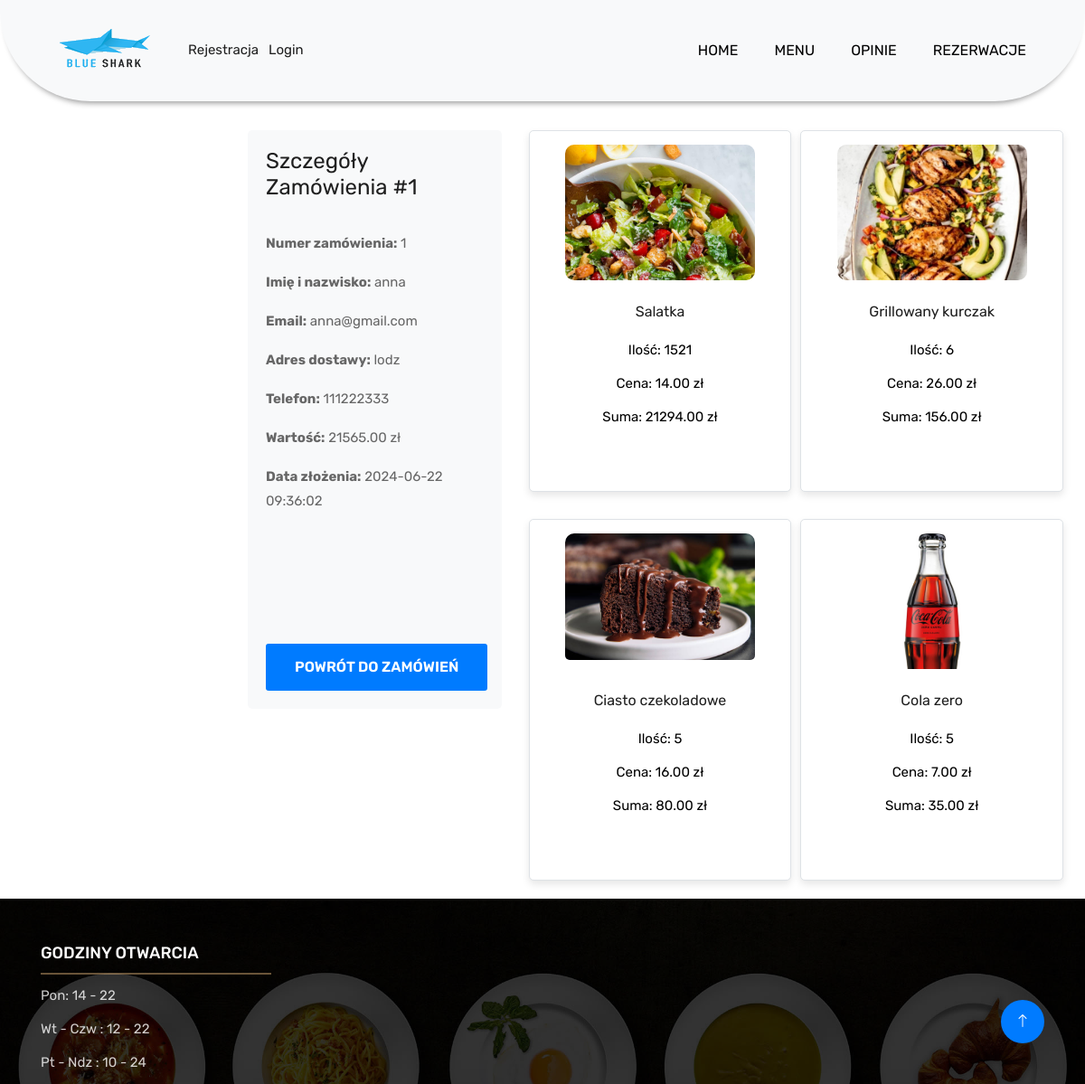
The app's page /order_details.php?id=1 (signed in) with its own data.
### tables this page shows
CREATE TABLE `orders` (
  `id` int(11) NOT NULL,
  `u_id` int(11) NOT NULL,
  `name` varchar(255) NOT NULL,
  `email` varchar(255) NOT NULL,
  `address` text NOT NULL,
  `phone` varchar(50) NOT NULL,
  `total` decimal(10,2) NOT NULL,
  `created_at` timestamp NOT NULL DEFAULT current_timestamp()
);

CREATE TABLE `order_items` (
  `id` int(11) NOT NULL,
  `order_id` int(11) NOT NULL,
  `p_id` int(11) NOT NULL,
  `qty` int(11) NOT NULL,
  `price` decimal(10,2) NOT NULL,
  `total` decimal(10,2) NOT NULL,
  `created_at` timestamp NOT NULL DEFAULT current_timestamp()
);

CREATE TABLE `menu` (
  `id` bigint(12) NOT NULL,
  `category` varchar(100) NOT NULL,
  `sub_cat` varchar(120) NOT NULL,
  `title` varchar(100) NOT NULL,
  `description` text NOT NULL,
  `price` bigint(6) NOT NULL,
  `image` text NOT NULL
);

### order_details.php (the view, shortened to what this page needs)
<?php include "header.php"; ?>
<?php include "connect.php"; ?>
<?php
$order_id = $_GET['id'];
$order_items_result = mysqli_query($con, "SELECT order_items.*, menu.title, menu.image
                                          FROM order_items
                                          JOIN menu ON order_items.p_id = menu.id
                                          WHERE order_items.order_id = '$order_id'");
$order_result = mysqli_query($con, "SELECT * FROM orders WHERE id = '$order_id'");
$order = mysqli_fetch_assoc($order_result);
?>
<!DOCTYPE html>
<html lang="pl">
<head>
    <link href="https://cdnjs.cloudflare.com/ajax/libs/font-awesome/5.10.0/css/all.min.css" rel="stylesheet">
    <link href="https://cdn.jsdelivr.net/npm/bootstrap-icons@1.4.1/font/bootstrap-icons.css" rel="stylesheet">
    <link href="lib/owlcarousel/assets/owl.carousel.min.css" rel="stylesheet">
    <link href="lib/tempusdominus/css/tempusdominus-bootstrap-4.min.css" rel="stylesheet" />
    <link href="css/bootstrap.min.css" rel="stylesheet">
    <link href="css/style.css" rel="stylesheet">
</head>
<body>
    <div class="container-xxl position-relative bg-white d-flex p-0">
        <div class="content">
            <div class="container-fluid pt-4 px-4">
                <div class="row">
                    <div class="col-lg-4">
                        <div class="order-summary">
                            <div>
                                <h1 class="mb-4">Szczegóły Zamówienia #<?php echo $order_id; ?></h1>
                                <p><strong>Numer zamówienia:</strong> <?php echo $order['id']; ?></p>
                                <p><strong>Imię i nazwisko:</strong> <?php echo $order['name']; ?></p>
                                <p><strong>Email:</strong> <?php echo $order['email']; ?></p>
                                <p><strong>Adres dostawy:</strong> <?php echo $order['address']; ?></p>
                                <p><strong>Telefon:</strong> <?php echo $order['phone']; ?></p>
                                <p><strong>Wartość:</strong> <?php echo $order['total']; ?> zł</p>
                                <p><strong>Data złożenia:</strong> <?php echo $order['created_at']; ?></p>
                            </div>
                            <div class="back-button">
                                <a href="view_purchases.php" class="btn btn-primary">Powrót do zamówień</a>
                            </div>
                        </div>
                    </div>
                    <div class="col-lg-8">
                        <div class="business-card-container">
                            <?php if (mysqli_num_rows($order_items_result) > 0): ?>
                                <?php while ($item = mysqli_fetch_assoc($order_items_result)): ?>
                                    <div class="business-card">
                                        <div class="image-container">
                                            <img src="admin/<?php echo $item['image']; ?>" class="img-fluid" alt="Image">
                                        </div>
                                        <div class="card-content">
                                            <h4><?php echo $item['title']; ?></h4>
                                            <p>Ilość: <?php echo $item['qty']; ?></p>
                                            <p>Cena: <?php echo $item['price']; ?> zł</p>
                                            <p>Suma: <?php echo $item['total']; ?> zł</p>
                                        </div>
                                    </div>
                                <?php endwhile; ?>
                            <?php else: ?>
                                <p class="text-center">Brak pozycji w zamówieniu.</p>
                            <?php endif; ?>
                        </div>
                    </div>
                </div>
            </div>
        </div>
        <a href="#" class="btn btn-lg btn-primary btn-lg-square back-to-top"><i class="bi bi-arrow-up"></i></a>
    </div>
</body>
</html>
<?php include "footer.php"; ?>

### css/style.css (style rules this page uses)
body { color: #666666; font-size: 15px; font-family: 'Rubik', sans-serif; line-height: 1.80857; }
a { color: #1f1f1f; text-decoration: none !important; outline: none !important; -webkit-transition: all .3s ease-in-out; -moz-transition: all .3s ease-in-out; -ms-transition: all .3s ease-in-out; -o-transition: all .3s ease-in-out; transition: all .3s ease-in-out; }
h1, h2, h3, h4, h5, h6 { letter-spacing: 0; font-weight: normal; position: relative; padding: 0 0 10px 0; font-weight: normal; line-height: 120% !important; color: #1f1f1f; margin: 0 }
h1 { font-size: 24px }
h4 { font-size: 16px }
a { color: #1f1f1f; text-decoration: none; outline: none; }
a, .btn { text-decoration: none !important; outline: none !important; -webkit-transition: all .3s ease-in-out; -moz-transition: all .3s ease-in-out; -ms-transition: all .3s ease-in-out; -o-transition: all .3s ease-in-out; transition: all .3s ease-in-out; }
.btn { text-transform: uppercase; padding: 19px 36px; }
.btn { display: inline-block; font-weight: 600; text-align: center; white-space: nowrap; vertical-align: middle; -webkit-user-select: none; -moz-user-select: none; -ms-user-select: none; user-select: none; border: 2px solid transparent; padding: 12px 30px; font-size: 16px; line-height: 1.5; border-radius: .1875rem; transition: color .15s ease-in-out, background-color .15s ease-in-out, border-color .15s ease-in-out, box-shadow .15s ease-in-out; }
.business-card { background-color: #f2f2f2; padding: 20px; border-radius: 10px; box-shadow: 0 4px 8px rgba(0, 0, 0, 0.1); margin-bottom: 20px; text-align: center; width: 250px; height: 400px; display: flex; flex-direction: column; justify-content: space-between; }
.image-container { position: relative; width: 210px; height: 150px; overflow: hidden; border-radius: 10px; margin: 0 auto 15px auto; }
.image-container img { display: block; width: 100%; height: 100%; object-fit: cover; transition: transform 0.2s, filter 0.2s; }
.card-content { flex-grow: 1; }
.card-content h4, .card-content p { margin: 10px 0; }
:root { --primary: #009CFF; --light: #F3F6F9; --dark: #191C24; }
.back-to-top { position: fixed; display: none; right: 45px; bottom: 45px; z-index: 99; }
.btn { transition: .5s; }
.btn.btn-primary { color: #FFFFFF; }
.btn-lg-square { width: 48px; height: 48px; }
.btn-square, .btn-sm-square, .btn-lg-square { padding: 0; display: inline-flex; align-items: center; justify-content: center; font-weight: normal; border-radius: 50px; }
.content { margin-left: 250px; min-height: 100vh; background: #FFFFFF; transition: 0.5s; }
@media (min-width: 992px) { .content { width: calc(100% - 250px); } }

### order_details.php (style rules this page uses)
.content { margin-top: 120px; }
.order-summary { background-color: #f8f9fa; padding: 20px; border-radius: 5px; margin-bottom: 20px; min-height: calc(100vh - 160px); display: flex; flex-direction: column; justify-content: space-between; }
.business-card { position: relative; border: 1px solid #dee2e6; border-radius: 5px; padding: 15px; margin-bottom: 20px; background-color: #fff; overflow: hidden; transition: transform 0.3s ease, box-shadow 0.3s ease; }
.business-card::before { content: ""; position: absolute; top: 0; left: 0; width: 100%; height: 100%; background: rgba(0, 0, 0, 0); z-index: 1; transition: background 0.3s ease; }
.business-card .image-container { margin-bottom: 15px; }
.image-container img { max-width: 100%; height: auto; border-radius: 5px; }
.business-card-container { display: flex; flex-wrap: wrap; gap: 10px; }
.business-card-container .business-card { flex: 1 0 calc(50% - 10px); box-sizing: border-box; }
.card-content { position: relative; z-index: 2; color: #000; }
.back-button { margin-top: 20px; }

### records on screen
orders: id "1", name "anna", email "anna@gmail.com", address "lodz", phone "111222333", total "21565.00", created_at "2024-06-22 09:36:02"
order_items: menu.image (picture), menu.title "Salatka", qty "1521", price "14.00", total "21294.00"
order_items: menu.image (picture), menu.title "Grillowany kurczak", qty "6", price "26.00", total "156.00"
order_items: menu.image (picture), menu.title "Ciasto czekoladowe", qty "5", price "16.00", total "80.00"
order_items: menu.image (picture), menu.title "Cola zero", qty "5", price "7.00", total "35.00"

### other values on screen
$order_id "1"
